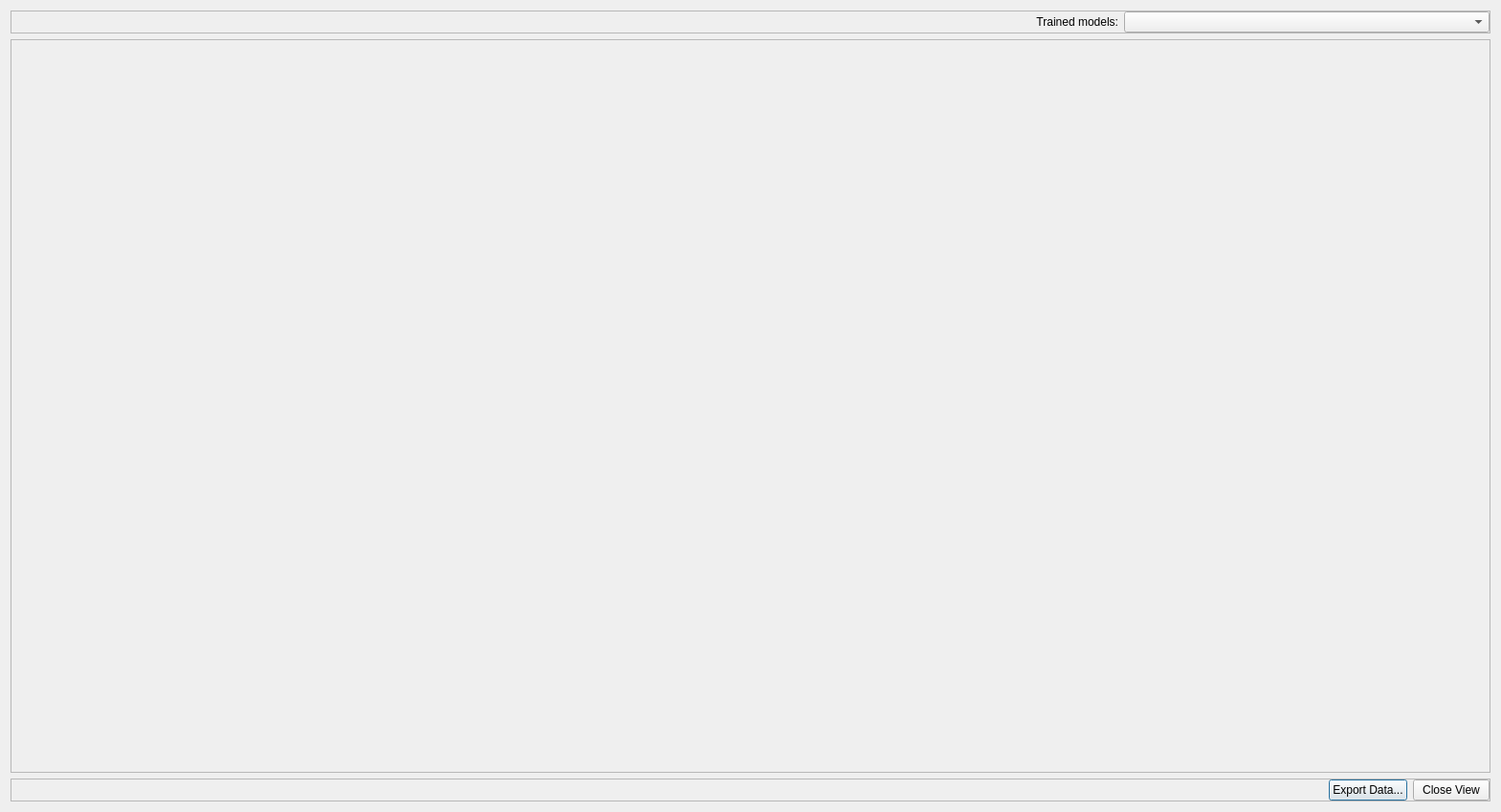
<?xml version="1.0" encoding="UTF-8"?>
<ui version="4.0">
 <class>QDialog</class>
 <widget class="QDialog" name="QDialog">
  <property name="geometry">
   <rect>
    <x>0</x>
    <y>0</y>
    <width>1569</width>
    <height>849</height>
   </rect>
  </property>
  <property name="windowTitle">
   <string>Machine Learning Training Performance</string>
  </property>
  <layout class="QVBoxLayout" name="verticalLayout">
   <item>
    <widget class="QFrame" name="frame_3">
     <property name="frameShape">
      <enum>QFrame::StyledPanel</enum>
     </property>
     <property name="frameShadow">
      <enum>QFrame::Raised</enum>
     </property>
     <layout class="QGridLayout" name="gridLayout">
      <property name="leftMargin">
       <number>0</number>
      </property>
      <property name="topMargin">
       <number>0</number>
      </property>
      <property name="rightMargin">
       <number>0</number>
      </property>
      <property name="bottomMargin">
       <number>0</number>
      </property>
      <item row="0" column="3">
       <widget class="QComboBox" name="modelComboBox">
        <property name="editable">
         <bool>false</bool>
        </property>
        <property name="currentText">
         <string/>
        </property>
        <property name="maxVisibleItems">
         <number>12</number>
        </property>
       </widget>
      </item>
      <item row="0" column="1">
       <widget class="QLabel" name="label_2">
        <property name="text">
         <string/>
        </property>
       </widget>
      </item>
      <item row="0" column="0">
       <widget class="QLabel" name="label">
        <property name="text">
         <string/>
        </property>
        <property name="alignment">
         <set>Qt::AlignRight|Qt::AlignTrailing|Qt::AlignVCenter</set>
        </property>
       </widget>
      </item>
      <item row="0" column="2">
       <widget class="QLabel" name="label_3">
        <property name="text">
         <string>Trained models:</string>
        </property>
        <property name="alignment">
         <set>Qt::AlignRight|Qt::AlignTrailing|Qt::AlignVCenter</set>
        </property>
       </widget>
      </item>
     </layout>
    </widget>
   </item>
   <item>
    <widget class="QFrame" name="frame">
     <property name="frameShape">
      <enum>QFrame::StyledPanel</enum>
     </property>
     <property name="frameShadow">
      <enum>QFrame::Raised</enum>
     </property>
     <layout class="QHBoxLayout" name="horizontalLayout">
      <property name="spacing">
       <number>9</number>
      </property>
      <property name="leftMargin">
       <number>0</number>
      </property>
      <property name="topMargin">
       <number>0</number>
      </property>
      <property name="rightMargin">
       <number>0</number>
      </property>
      <property name="bottomMargin">
       <number>0</number>
      </property>
      <item>
       <widget class="QWidget" name="perfView" native="true">
        <property name="sizePolicy">
         <sizepolicy hsizetype="Expanding" vsizetype="Expanding">
          <horstretch>0</horstretch>
          <verstretch>0</verstretch>
         </sizepolicy>
        </property>
       </widget>
      </item>
      <item>
       <widget class="QWidget" name="scatterView" native="true">
        <property name="sizePolicy">
         <sizepolicy hsizetype="Expanding" vsizetype="Expanding">
          <horstretch>0</horstretch>
          <verstretch>0</verstretch>
         </sizepolicy>
        </property>
       </widget>
      </item>
     </layout>
    </widget>
   </item>
   <item>
    <widget class="QFrame" name="frame_2">
     <property name="frameShape">
      <enum>QFrame::StyledPanel</enum>
     </property>
     <property name="frameShadow">
      <enum>QFrame::Raised</enum>
     </property>
     <layout class="QHBoxLayout" name="horizontalLayout_2">
      <property name="spacing">
       <number>6</number>
      </property>
      <property name="leftMargin">
       <number>0</number>
      </property>
      <property name="topMargin">
       <number>0</number>
      </property>
      <property name="rightMargin">
       <number>0</number>
      </property>
      <property name="bottomMargin">
       <number>0</number>
      </property>
      <item>
       <spacer name="horizontalSpacer">
        <property name="orientation">
         <enum>Qt::Horizontal</enum>
        </property>
        <property name="sizeHint" stdset="0">
         <size>
          <width>40</width>
          <height>20</height>
         </size>
        </property>
       </spacer>
      </item>
      <item>
       <widget class="QPushButton" name="cmdExport">
        <property name="toolTip">
         <string>Export RMSEs per sample, model results, and AL-selected spectra to specified model output directory</string>
        </property>
        <property name="text">
         <string>Export Data...</string>
        </property>
       </widget>
      </item>
      <item>
       <widget class="QPushButton" name="cmdQuit">
        <property name="text">
         <string>Close View</string>
        </property>
       </widget>
      </item>
     </layout>
    </widget>
   </item>
  </layout>
 </widget>
 <tabstops>
  <tabstop>cmdExport</tabstop>
  <tabstop>cmdQuit</tabstop>
 </tabstops>
 <resources/>
 <connections/>
</ui>
